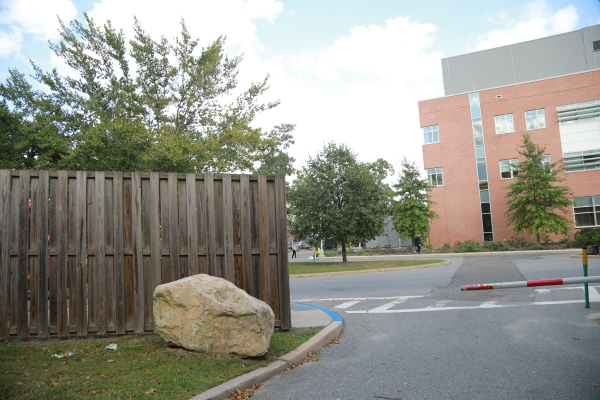
#> input picture HW4_fatemeh_zarebahari/HW4/images/sl.jpg, 600 x 400 px
$ python 2.2.py
#> lines starting #> are read from the running program, lines starting #| are printed output that depends on the picture
import cv2
import numpy as np

img1 = cv2.imread('images/sl.jpg')
#> img1 is the input picture: shape (400, 600, 3); mean B, G, R 139.6, 148.5, 148.4
img2 = cv2.imread('images/sm.jpg')
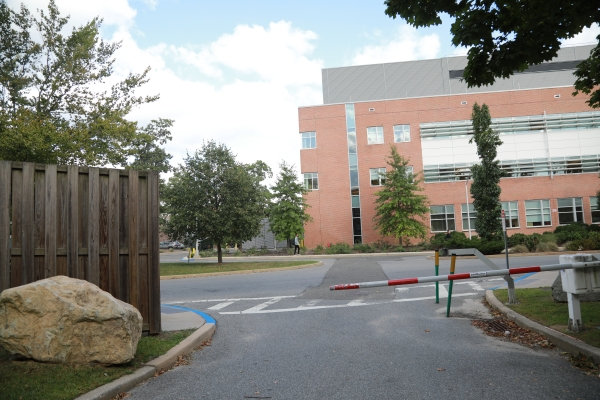
#> input picture HW4_fatemeh_zarebahari/HW4/images/sm.jpg, 600 x 400 px
#> img2 is the input picture: shape (400, 600, 3); mean B, G, R 127.7, 134.1, 134.8
img3 = cv2.imread('images/sr.jpg')
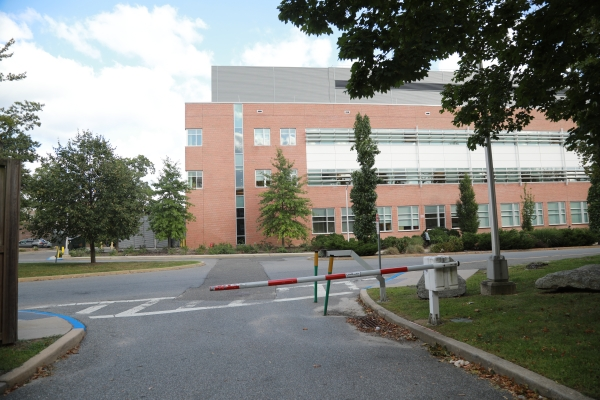
#> input picture HW4_fatemeh_zarebahari/HW4/images/sr.jpg, 600 x 400 px
#> img3 is the input picture: shape (400, 600, 3); mean B, G, R 120.6, 126.8, 126.2


def panorama(img1, img2):
    # For SIFT
    sift = cv2.SIFT_create()
    keypoints1, descriptors1 = sift.detectAndCompute(img1, None)
#> keypoints1 = 1694 keypoints; strongest (x, y, size): (25, 156, 2), (36, 157, 2.2), (257, 164, 5.3), (397, 198, 4)
    keypoints2, descriptors2 = sift.detectAndCompute(img2, None)
#> keypoints2 = 1730 keypoints; strongest (x, y, size): (511, 36, 5.9), (498, 49, 1.9), (496, 34, 5.5), (473, 46, 1.9)

    # For SURF
    # surf = cv2.xfeatures2d.SURF_create()
    # keypoints1, descriptors1 = surf.detectAndCompute(img1, None)
    # keypoints2, descriptors2 = surf.detectAndCompute(img2, None)

    # Initialize the matcher
    bf = cv2.BFMatcher(cv2.NORM_L2, crossCheck=True)

    # Match descriptors between img1 and img2
    matches1 = bf.match(descriptors1, descriptors2)
#> matches1 = 846 matches

    # Sort the matches by distance
    matches1 = sorted(matches1, key=lambda x: x.distance)

    # Keep only the top matches (e.g., the first 20 matches)
    top_matches1 = matches1[:20]
#> top_matches1 = 20 matches

    # Draw the matches between img1 and img2
    match_img1 = cv2.drawMatches(img1, keypoints1, img2, keypoints2, top_matches1, None,
                                 flags=cv2.DrawMatchesFlags_NOT_DRAW_SINGLE_POINTS)

    # to create panaroma:
    points1 = np.float32([keypoints1[match.queryIdx].pt for match in matches1])
#> points1 = 846 pairs, first value 17.22 to 596.9, second value 13.77 to 392.5
    points2 = np.float32([keypoints2[match.trainIdx].pt for match in matches1])
#> points2 = 846 pairs, first value 2.28 to 596.3, second value 5.82 to 392

    # Ensure the same number of keypoints for points1, points2, and points3
    min_points = min(len(points1), len(points2))
#> min_points = 846
    points1 = points1[:min_points]
    points2 = points2[:min_points]

    homography_matrix1, _ = cv2.findHomography(points2, points1, cv2.RANSAC, 5.0)
#> homography_matrix1 = [[0.701, 0.0333, 143.4], [-0.129, 0.874, 31.58], [-0.000487, -1.44e-05, 1]]

    panorama1 = cv2.warpPerspective(img2, homography_matrix1, (img1.shape[1] + img2.shape[1], img1.shape[0]))

    panorama = np.zeros_like(panorama1)
    panorama[:img1.shape[0], :img1.shape[1]] = img1
    panorama[:img2.shape[0], img1.shape[1]:] = panorama1[:, img1.shape[1]:]
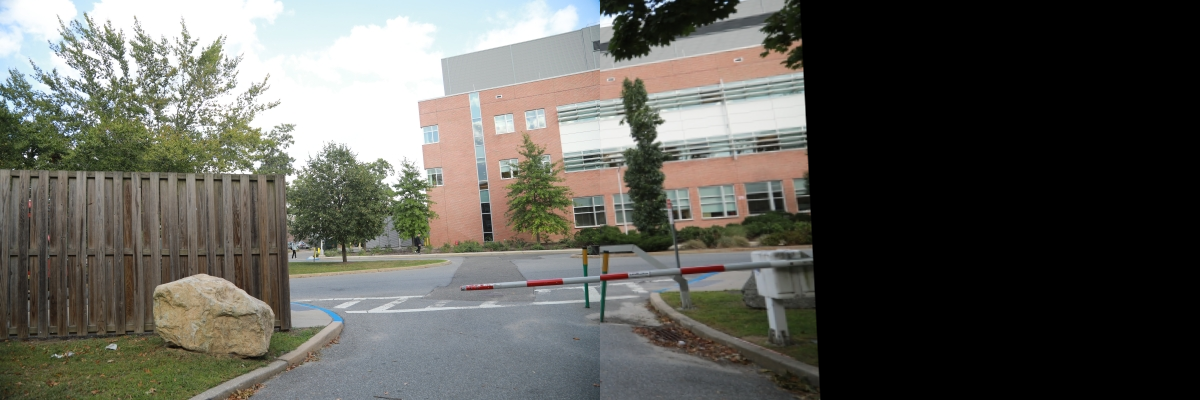
#> panorama: shape (400, 1200, 3); mean B, G, R 87.9, 93.9, 94.4

    return match_img1, panorama


match_point_1_2, panorama1 = panorama(img1,img2)
match_point_2_3, panorama2 = panorama(img2,img3)
#> in panorama (call 2), `keypoints1, descriptors1 = sift.detectAndCompute(img1, None)`: keypoints1 has the same summary as keypoints2
#> in panorama (call 2), `keypoints2, descriptors2 = sift.detectAndCompute(img2, None)`: keypoints2 = 1585 keypoints; strongest (x, y, size): (568, 70, 2.8), (514, 43, 2.6), (377, 52, 5.1), (523, 68, 5)
#> in panorama (call 2), `matches1 = bf.match(descriptors1, descriptors2)`: matches1 = 773 matches
#> in panorama (call 2), `points1 = np.float32([keypoints1[match.queryIdx].pt for match in match..`: points1 = 773 pairs, first value 8.35 to 596.3, second value 2.47 to 390
#> in panorama (call 2), `points2 = np.float32([keypoints2[match.trainIdx].pt for match in match..`: points2 = 773 pairs, first value 5.42 to 593.9, second value 3.56 to 381.8
#> in panorama (call 2), `min_points = min(len(points1), len(points2))`: min_points = 773
#> in panorama (call 2), `homography_matrix1, _ = cv2.findHomography(points2, points1, cv2.RANSA..`: homography_matrix1 = [[0.724, 0.033, 135.5], [-0.123, 0.89, 29.26], [-0.000457, -8.74e-07, 1]]
#> in panorama (call 2), `panorama[:img2.shape[0], img1.shape[1]:] = panorama1[:, img1.shape[1]:]`:
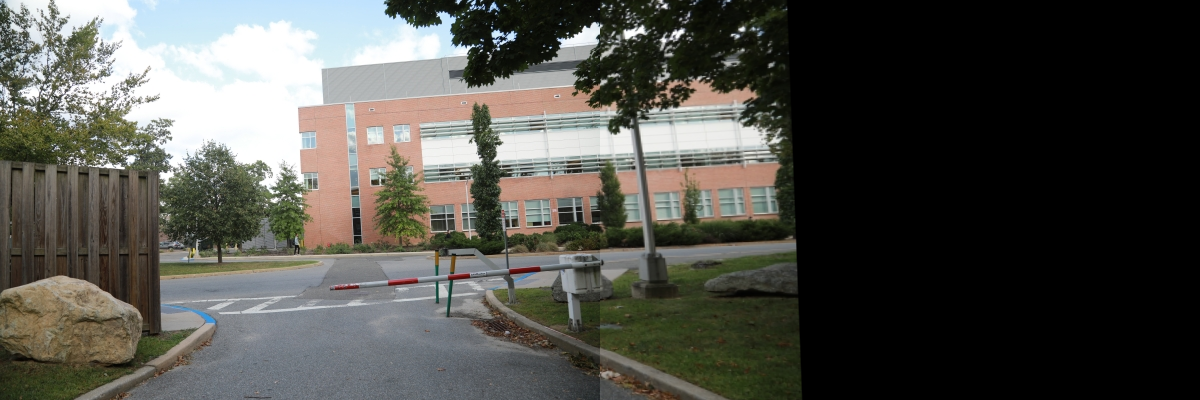
#> panorama: shape (400, 1200, 3); mean B, G, R 74.8, 80.3, 80.6

_,final_panorama = panorama(panorama1[:,:800],panorama2)
#> in panorama (call 3), `keypoints1, descriptors1 = sift.detectAndCompute(img1, None)`: keypoints1 = 2429 keypoints; strongest (x, y, size): (25, 156, 2), (36, 157, 2.2), (653, 13, 2.3), (726, 3, 1.8)
#> in panorama (call 3), `keypoints1, descriptors1 = sift.detectAndCompute(img1, None)`:
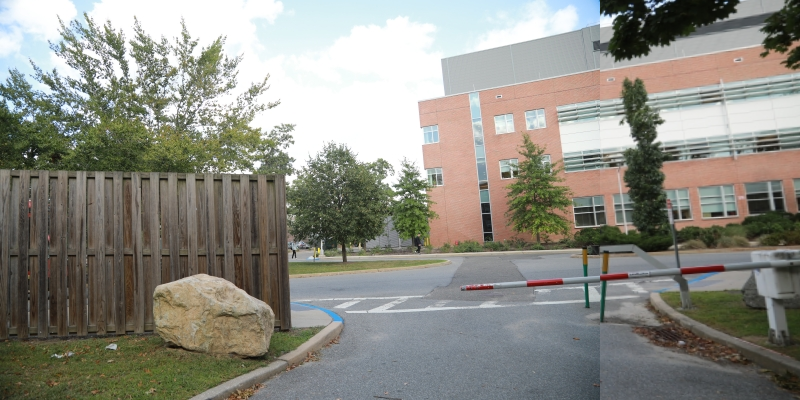
#> img1: shape (400, 800, 3); mean B, G, R 131.2, 139.9, 140.8
#> in panorama (call 3), `keypoints2, descriptors2 = sift.detectAndCompute(img2, None)`: keypoints2 = 2467 keypoints; strongest (x, y, size): (511, 36, 5.9), (742, 29, 3.8), (498, 49, 1.9), (496, 34, 5.5)
#> in panorama (call 3), `matches1 = bf.match(descriptors1, descriptors2)`: matches1 = 1177 matches
#> in panorama (call 3), `match_img1 = cv2.drawMatches(img1, keypoints1, img2, keypoints2, top_m..`:
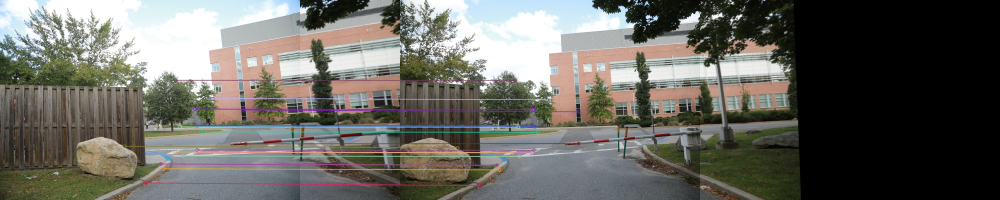
#> match_img1: shape (400, 2000, 3) (shown at 1/2 size); mean B, G, R 98.2, 104.2, 105.4
#> in panorama (call 3), `points1 = np.float32([keypoints1[match.queryIdx].pt for match in match..`: points1 = 1177 pairs, first value 15.18 to 795.6, second value 3.98 to 395
#> in panorama (call 3), `points2 = np.float32([keypoints2[match.trainIdx].pt for match in match..`: points2 = 1177 pairs, first value 5.23 to 789.2, second value 6.52 to 392
#> in panorama (call 3), `min_points = min(len(points1), len(points2))`: min_points = 1177
#> in panorama (call 3), `homography_matrix1, _ = cv2.findHomography(points2, points1, cv2.RANSA..`: homography_matrix1 = [[0.702, 0.0334, 143.4], [-0.129, 0.874, 31.54], [-0.000486, -1.41e-05, 1]]
#> in panorama (call 3), `panorama[:img2.shape[0], img1.shape[1]:] = panorama1[:, img1.shape[1]:]`:
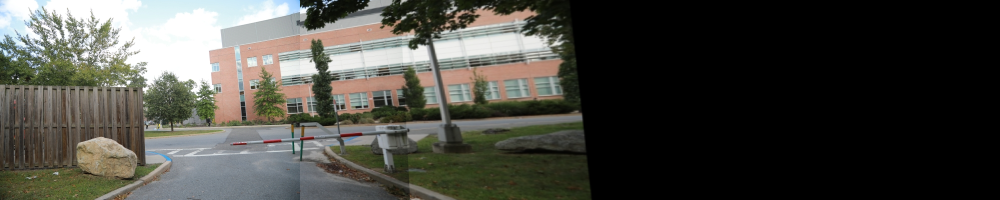
#> panorama: shape (400, 2000, 3) (shown at 1/2 size); mean B, G, R 66.2, 72.4, 72.7


cv2.imshow('Matches between img1 and img2', match_point_1_2)
cv2.imshow('Matches between img2 and img3', match_point_2_3)
cv2.imshow('panorama', final_panorama)
cv2.waitKey(0)
cv2.destroyAllWindows()
